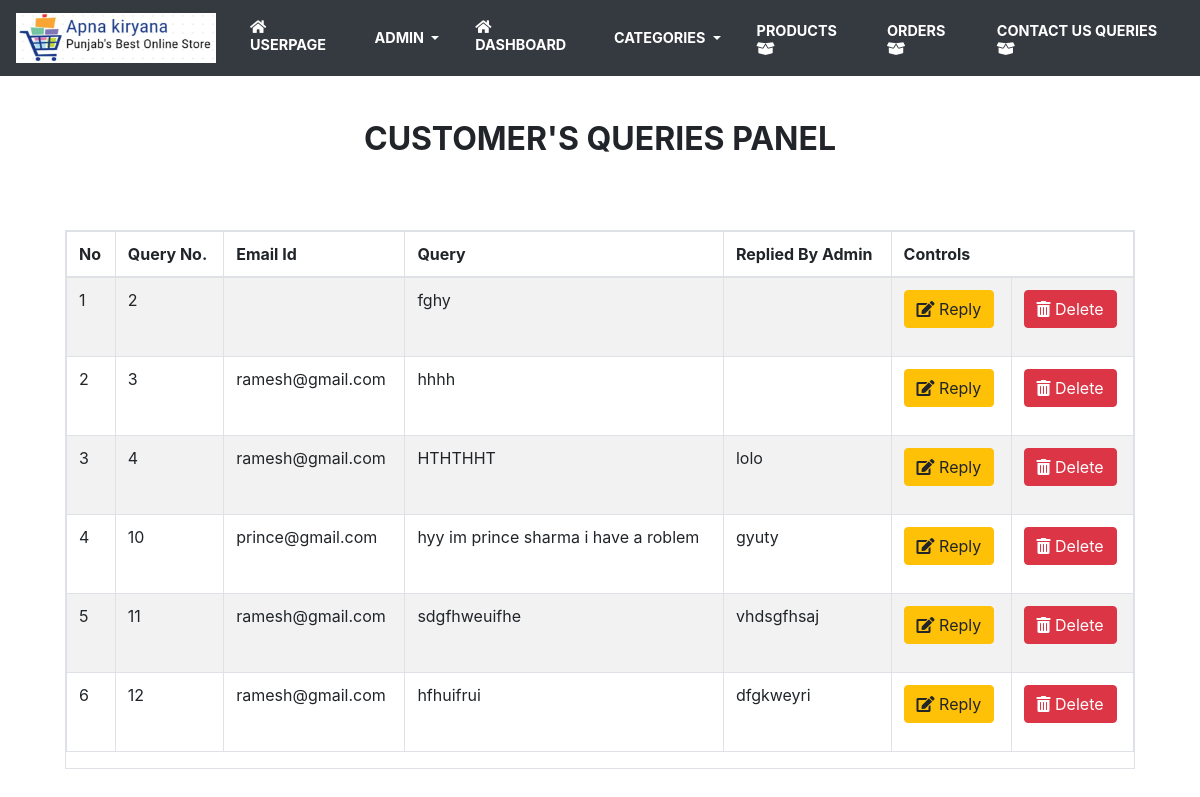
Page /contactusqueries.php (signed in) on the committed database.
### tables this page shows
CREATE TABLE `contactus` (
  `queryid` int(11) NOT NULL,
  `email` varchar(300) NOT NULL,
  `message` varchar(300) NOT NULL,
  `return_message` varchar(300) DEFAULT 'noooo',
  `datetimee` datetime NOT NULL DEFAULT current_timestamp()
);

### contactusqueries.php (the view, shortened to what this page needs)
<?php
include_once "adminheader2.php";
?>
<div class="container">
    <div class="card-body">
    <br>
        <h2 class="text-center"><b>CUSTOMER'S QUERIES PANEL</b></h2>
        <br>
    </div>
<div class="card-body">
   <div class="table table-bordered table-striped">
      <table class="table">
         <thead>
            <tr>
               <th>No</th>
               <th>Query No.</th>
               <th>Email Id</th>
               <th>Query</th>
               <th>Replied By Admin</th>
               <th colspan="2">Controls</th>
            </tr>
         </thead>
         <tbody>
         <?php
         $nrt = "Not Replied Yet";
            include_once "connection.php";
            $srno = 1;
            $selectpro = "select * from contactus";
            $result = mysqli_query($con, $selectpro);
            while ($row = mysqli_fetch_array($result)) {
            ?>
            <tr>
            <td><?php echo $srno;; ?></td>
            <td><?php echo $row[0]; ?></td>
            <td><?php echo $row[1]; ?></td>
            <td><?php echo $row[2]; ?></td>
            <td>
                <?php
                if($row[3]=='noooo'){
                    echo $nrt;
                }else{
                    echo $row[3];
                }
                ?></td>
            <td><a
            href='contactus_reply.php?queryid=<?php echo $row[0]; ?>&emailid=<?php echo $row[1]; ?>&query=<?php echo $row[2]; ?>' class='btn btn-warning'> <i class='fas fa-edit'></i> Reply</a>
            </td>
            <td>
            <form onsubmit="return confirm('Are you Sure to Delete ?')" action="manage_contactus.php" method="post">
                        <button type="submit" class="btn btn-danger">
                            <i class='fas fa-trash-alt'></i> Delete</button>
            </form>
        </td>
            </tr>
            <?php
            $srno++;
            }
            ?>
</tbody>
</table>
        </div>
        </div>
        </div>

### rows in the picture
contactus: queryid "2", message "fghy"
contactus: queryid "3", email "ramesh@gmail.com", message "hhhh"
contactus: queryid "4", email "ramesh@gmail.com", message "HTHTHHT", return_message "lolo"
contactus: queryid "10", email "prince@gmail.com", message "hyy im prince sharma i have a roblem", return_message "gyuty"
contactus: queryid "11", email "ramesh@gmail.com", message "sdgfhweuifhe", return_message "vhdsgfhsaj"
contactus: queryid "12", email "ramesh@gmail.com", message "hfhuifrui", return_message "dfgkweyri"
